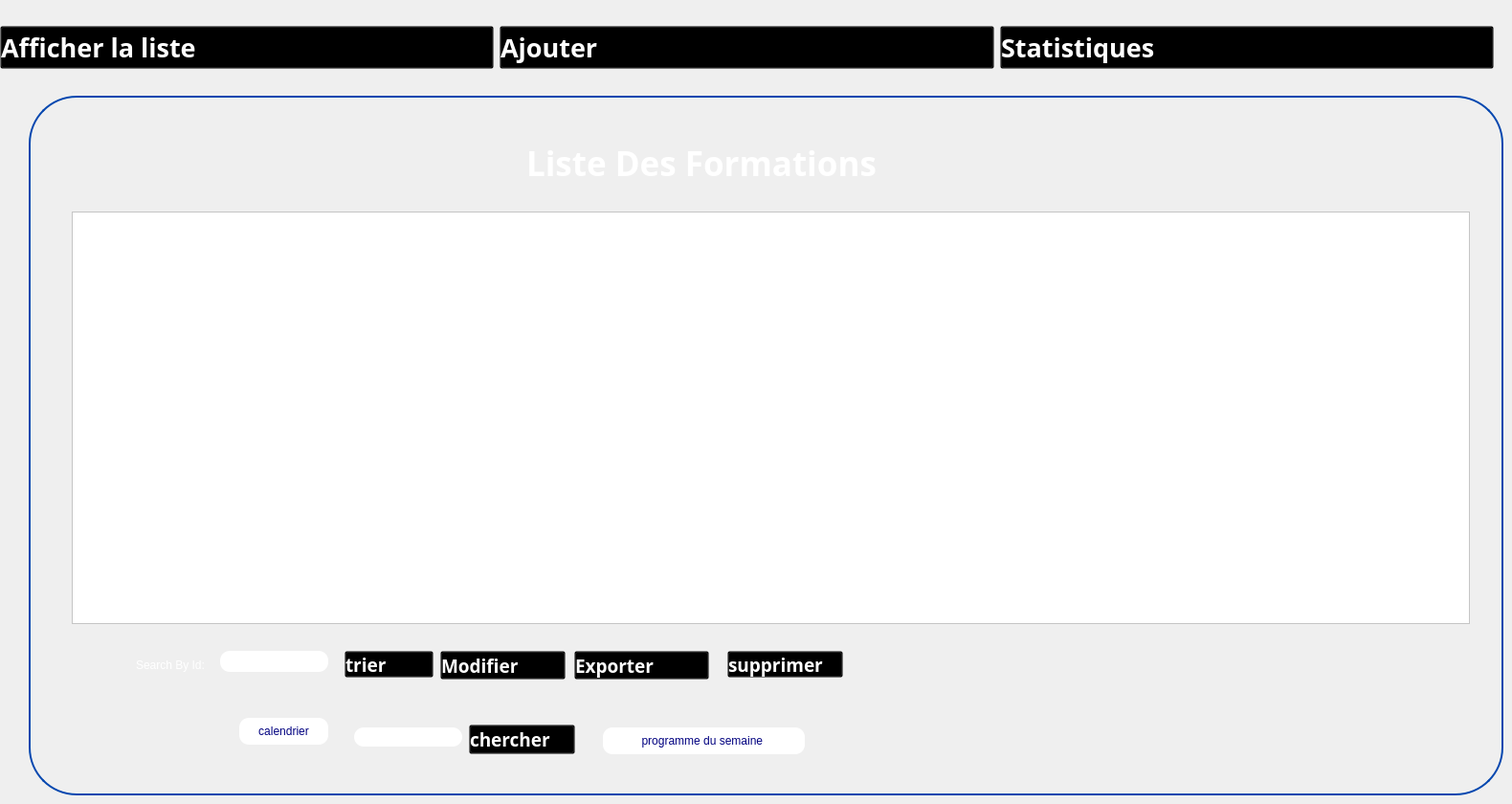
   <widget class="QWidget" name="listeformation">
    <widget class="QWidget" name="horizontalLayoutWidget_9">
     <property name="geometry">
      <rect>
       <x>0</x>
       <y>10</y>
       <width>1561</width>
       <height>80</height>
      </rect>
     </property>
     <layout class="QHBoxLayout" name="horizontalLayout_12">
      <item>
       <widget class="QPushButton" name="pushButton_105">
        <property name="font">
         <font>
          <family>Gill Sans MT</family>
          <pointsize>20</pointsize>
          <weight>75</weight>
          <bold>true</bold>
         </font>
        </property>
        <property name="styleSheet">
         <string notr="true">QPushButton:hover {
    color: blue;
    background: transparent;
}

QPushButton {
    text-align: left;
    background: transparent;
    color: rgb(255,255,255);
}
</string>
        </property>
        <property name="text">
         <string>Afficher la liste</string>
        </property>
        <property name="icon">
         <iconset>
          <normaloff>../../Downloads/wetransfer_icons_2024-02-06_1419/icons/liste-de-controle.png</normaloff>../../Downloads/wetransfer_icons_2024-02-06_1419/icons/liste-de-controle.png</iconset>
        </property>
        <property name="iconSize">
         <size>
          <width>50</width>
          <height>46</height>
         </size>
        </property>
       </widget>
      </item>
      <item>
       <widget class="QPushButton" name="pushButton_106">
        <property name="font">
         <font>
          <family>Gill Sans MT</family>
          <pointsize>20</pointsize>
          <weight>75</weight>
          <bold>true</bold>
         </font>
        </property>
        <property name="styleSheet">
         <string notr="true">QPushButton:hover {
    color: blue;
    background: transparent;
}

QPushButton {
    text-align: left;
    background: transparent;
    color: rgb(255,255,255);
}
</string>
        </property>
        <property name="text">
         <string>Ajouter </string>
        </property>
        <property name="icon">
         <iconset>
          <normaloff>../../Downloads/wetransfer_icons_2024-02-06_1419/icons/image (3).png</normaloff>../../Downloads/wetransfer_icons_2024-02-06_1419/icons/image (3).png</iconset>
        </property>
        <property name="iconSize">
         <size>
          <width>50</width>
          <height>46</height>
         </size>
        </property>
       </widget>
      </item>
      <item>
       <widget class="QPushButton" name="pushButton_107">
        <property name="font">
         <font>
          <family>Gill Sans MT</family>
          <pointsize>20</pointsize>
          <weight>75</weight>
          <bold>true</bold>
         </font>
        </property>
        <property name="styleSheet">
         <string notr="true">QPushButton:hover {
    color: blue;
    background: transparent;
}

QPushButton {
    text-align: left;
    background: transparent;
    color: rgb(255,255,255);
}

</string>
        </property>
        <property name="text">
         <string>Statistiques</string>
        </property>
        <property name="icon">
         <iconset>
          <normaloff>../../Downloads/wetransfer_icons_2024-02-06_1419/icons/image (2).png</normaloff>../../Downloads/wetransfer_icons_2024-02-06_1419/icons/image (2).png</iconset>
        </property>
        <property name="iconSize">
         <size>
          <width>50</width>
          <height>46</height>
         </size>
        </property>
       </widget>
      </item>
     </layout>
    </widget>
    <widget class="QGroupBox" name="groupBox_10">
     <property name="geometry">
      <rect>
       <x>30</x>
       <y>100</y>
       <width>1541</width>
       <height>731</height>
      </rect>
     </property>
     <property name="styleSheet">
      <string notr="true">QGroupBox {
        border-radius:50px;
    border: 2px solid #0447AF; /* Red border */
}
</string>
     </property>
     <property name="title">
      <string/>
     </property>
     <widget class="QLabel" name="label_29">
      <property name="geometry">
       <rect>
        <x>140</x>
        <y>30</y>
        <width>81</width>
        <height>81</height>
       </rect>
      </property>
      <property name="text">
       <string/>
      </property>
      <property name="pixmap">
       <pixmap resource="ressource.qrc">:/image/liste-de-souhaits.png</pixmap>
      </property>
      <property name="scaledContents">
       <bool>true</bool>
      </property>
     </widget>
     <widget class="QLabel" name="label_30">
      <property name="geometry">
       <rect>
        <x>520</x>
        <y>40</y>
        <width>521</width>
        <height>61</height>
       </rect>
      </property>
      <property name="font">
       <font>
        <family>Plus Jakarta Sans</family>
        <pointsize>26</pointsize>
        <weight>75</weight>
        <bold>true</bold>
       </font>
      </property>
      <property name="styleSheet">
       <string notr="true">color:white;
    background: transparent;
</string>
      </property>
      <property name="text">
       <string>Liste Des Formations</string>
      </property>
     </widget>
     <widget class="QGroupBox" name="horizontalGroupBox_9">
      <property name="geometry">
       <rect>
        <x>720</x>
        <y>220</y>
        <width>191</width>
        <height>51</height>
       </rect>
      </property>
      <property name="styleSheet">
       <string notr="true">background:transparent;
border:transparent;</string>
      </property>
      <layout class="QHBoxLayout" name="horizontalLayout_7"/>
     </widget>
     <widget class="QPushButton" name="pushButton_exporterF">
      <property name="geometry">
       <rect>
        <x>570</x>
        <y>580</y>
        <width>141</width>
        <height>30</height>
       </rect>
      </property>
      <property name="font">
       <font>
        <family>Gill Sans MT</family>
        <pointsize>14</pointsize>
        <weight>75</weight>
        <bold>true</bold>
       </font>
      </property>
      <property name="styleSheet">
       <string notr="true">QPushButton:hover {
    color: red;
    background: transparent;
}

QPushButton {
    text-align: left;
    background: transparent;
    color: rgb(255,255,255);
}

</string>
      </property>
      <property name="text">
       <string>Exporter</string>
      </property>
      <property name="icon">
       <iconset resource="ressource.qrc">
        <normaloff>:/image/pdf.png</normaloff>:/image/pdf.png</iconset>
      </property>
      <property name="iconSize">
       <size>
        <width>25</width>
        <height>25</height>
       </size>
      </property>
     </widget>
     <widget class="QPushButton" name="pushButton_modifier_formation">
      <property name="geometry">
       <rect>
        <x>430</x>
        <y>580</y>
        <width>131</width>
        <height>30</height>
       </rect>
      </property>
      <property name="font">
       <font>
        <family>Gill Sans MT</family>
        <pointsize>14</pointsize>
        <weight>75</weight>
        <bold>true</bold>
       </font>
      </property>
      <property name="styleSheet">
       <string notr="true">QPushButton:hover {
    color: red;
    background: transparent;
}

QPushButton {
    text-align: left;
    background: transparent;
    color: rgb(255,255,255);
}

</string>
      </property>
      <property name="text">
       <string>Modifier</string>
      </property>
      <property name="icon">
       <iconset resource="ressource.qrc">
        <normaloff>:/image/crayon.png</normaloff>:/image/crayon.png</iconset>
      </property>
      <property name="iconSize">
       <size>
        <width>25</width>
        <height>25</height>
       </size>
      </property>
     </widget>
     <widget class="QLineEdit" name="lineEdit_13">
      <property name="geometry">
       <rect>
        <x>110</x>
        <y>580</y>
        <width>111</width>
        <height>30</height>
       </rect>
      </property>
      <property name="styleSheet">
       <string notr="true">background:transparent;
border-radius:20px;
border-color:blue;
color:white;</string>
      </property>
      <property name="text">
       <string>Search By Id:</string>
      </property>
     </widget>
     <widget class="QTableView" name="tableView_4">
      <property name="geometry">
       <rect>
        <x>45</x>
        <y>121</y>
        <width>1461</width>
        <height>431</height>
       </rect>
      </property>
      <property name="styleSheet">
       <string notr="true">background:white;
color: rgb(0, 0, 127);</string>
      </property>
     </widget>
     <widget class="QPushButton" name="pushButton_supprimer_formation">
      <property name="geometry">
       <rect>
        <x>730</x>
        <y>580</y>
        <width>121</width>
        <height>28</height>
       </rect>
      </property>
      <property name="font">
       <font>
        <family>Gill Sans MT</family>
        <pointsize>14</pointsize>
        <weight>75</weight>
        <bold>true</bold>
       </font>
      </property>
      <property name="styleSheet">
       <string notr="true">QPushButton:hover {
	
    color: red;
    background: transparent;
}

QPushButton {
    text-align: left;
    background: transparent;
    color: rgb(255,255,255);
}</string>
      </property>
      <property name="text">
       <string>supprimer</string>
      </property>
     </widget>
     <widget class="QLineEdit" name="lineEdit_IDF">
      <property name="geometry">
       <rect>
        <x>200</x>
        <y>580</y>
        <width>113</width>
        <height>22</height>
       </rect>
      </property>
      <property name="styleSheet">
       <string notr="true">background:white;
color: rgb(0, 0, 127);
border-radius:10px;</string>
      </property>
     </widget>
     <widget class="QPushButton" name="pushButton_trierF">
      <property name="geometry">
       <rect>
        <x>330</x>
        <y>580</y>
        <width>93</width>
        <height>28</height>
       </rect>
      </property>
      <property name="font">
       <font>
        <family>Gill Sans MT</family>
        <pointsize>14</pointsize>
        <weight>75</weight>
        <bold>true</bold>
       </font>
      </property>
      <property name="styleSheet">
       <string notr="true">QPushButton:hover {
    color: red;
    background: transparent;
}

QPushButton {
    text-align: left;
    background: transparent;
    color: rgb(255,255,255);
}</string>
      </property>
      <property name="text">
       <string>trier</string>
      </property>
     </widget>
     <widget class="QLineEdit" name="lineEdit_formationcherche">
      <property name="geometry">
       <rect>
        <x>340</x>
        <y>660</y>
        <width>113</width>
        <height>20</height>
       </rect>
      </property>
      <property name="styleSheet">
       <string notr="true">background:white;
color: rgb(0, 0, 127);
border-radius:10px;</string>
      </property>
     </widget>
     <widget class="QPushButton" name="pushButton_chercherF">
      <property name="geometry">
       <rect>
        <x>460</x>
        <y>657</y>
        <width>111</width>
        <height>31</height>
       </rect>
      </property>
      <property name="font">
       <font>
        <family>Gill Sans MT</family>
        <pointsize>14</pointsize>
        <weight>75</weight>
        <bold>true</bold>
       </font>
      </property>
      <property name="styleSheet">
       <string notr="true">QPushButton:hover {
    color: red;
    background: transparent;
}

QPushButton {
    text-align: left;
    background: transparent;
    color: rgb(255,255,255);
}</string>
      </property>
      <property name="text">
       <string>chercher</string>
      </property>
     </widget>
     <widget class="QPushButton" name="pushButton_filterNextWeek">
      <property name="geometry">
       <rect>
        <x>600</x>
        <y>660</y>
        <width>211</width>
        <height>28</height>
       </rect>
      </property>
      <property name="styleSheet">
       <string notr="true">background:white;
color: rgb(0, 0, 127);
border-radius:10px;</string>
      </property>
      <property name="text">
       <string>programme du semaine </string>
      </property>
     </widget>
     <widget class="QPushButton" name="pushButton_calendrierFormation">
      <property name="geometry">
       <rect>
        <x>220</x>
        <y>650</y>
        <width>93</width>
        <height>28</height>
       </rect>
      </property>
      <property name="styleSheet">
       <string notr="true">background:white;
color: rgb(0, 0, 127);
border-radius:10px;</string>
      </property>
      <property name="text">
       <string>calendrier</string>
      </property>
     </widget>
     <zorder>horizontalGroupBox_9</zorder>
     <zorder>label_29</zorder>
     <zorder>label_30</zorder>
     <zorder>pushButton_exporterF</zorder>
     <zorder>pushButton_modifier_formation</zorder>
     <zorder>lineEdit_13</zorder>
     <zorder>tableView_4</zorder>
     <zorder>pushButton_supprimer_formation</zorder>
     <zorder>lineEdit_IDF</zorder>
     <zorder>pushButton_trierF</zorder>
     <zorder>lineEdit_formationcherche</zorder>
     <zorder>pushButton_chercherF</zorder>
     <zorder>pushButton_filterNextWeek</zorder>
     <zorder>pushButton_calendrierFormation</zorder>
    </widget>
   </widget>
